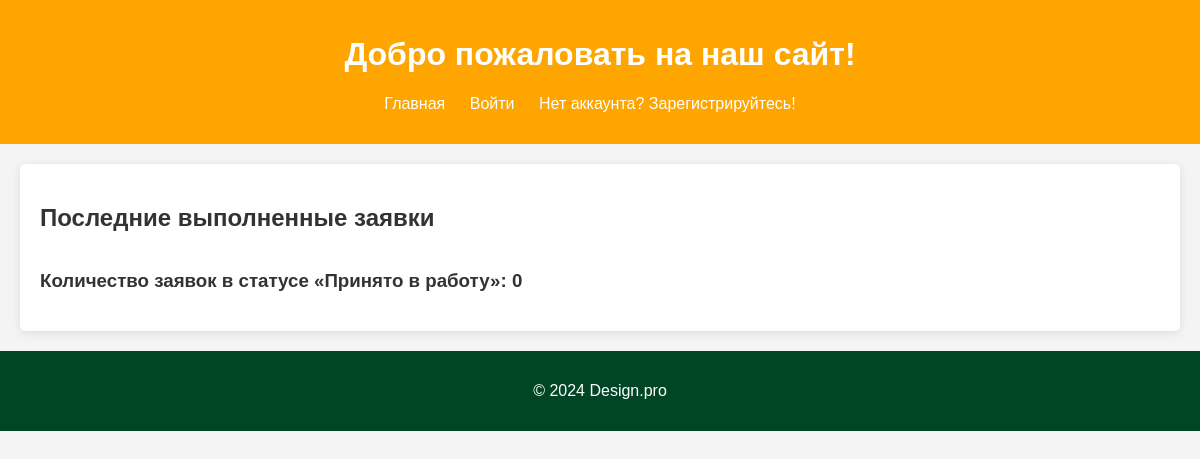
The page /designapp/ on the database as committed earlier.
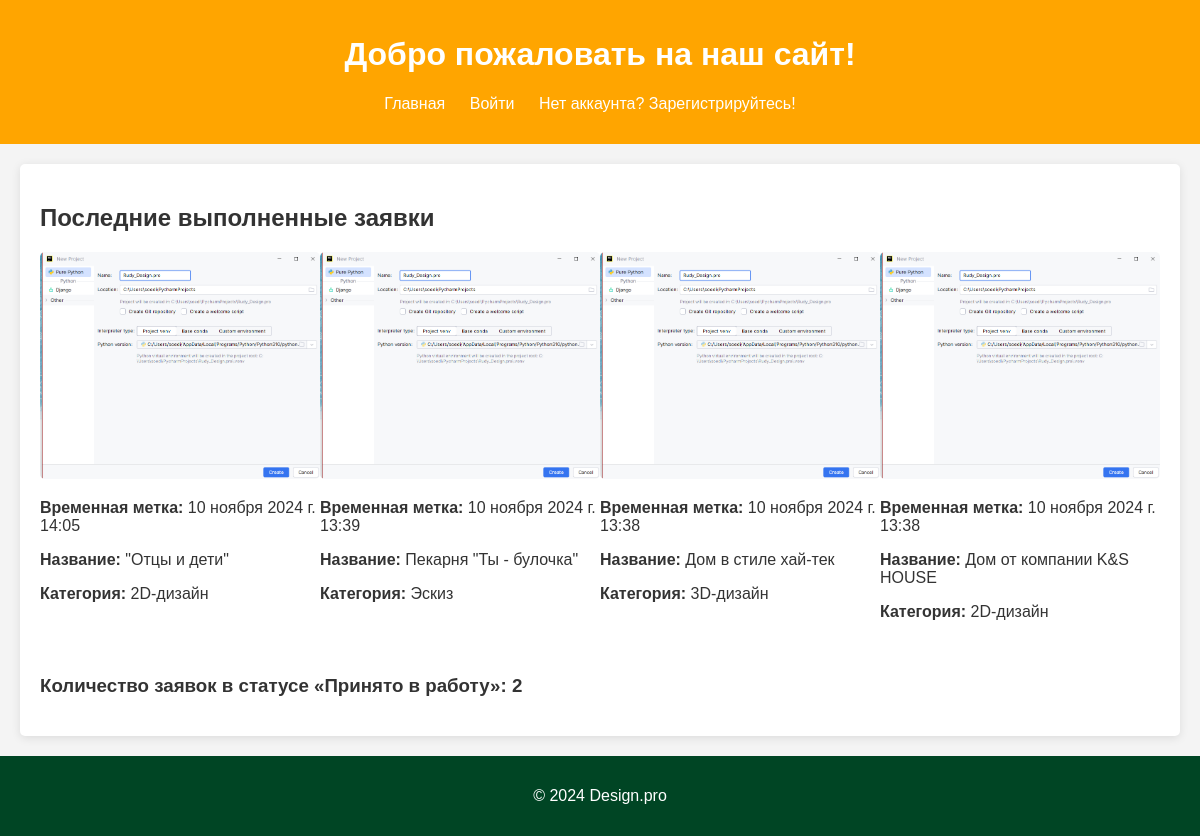
The same page on the database as committed later.
### designapp/models.py (models this page shows, shortened)
class Application(models.Model):
    user = models.ForeignKey(settings.AUTH_USER_MODEL, on_delete=models.CASCADE, related_name='applications')
    timestamp = models.DateTimeField(auto_now_add=True)
    title = models.CharField(max_length=255, blank=False)
    description = models.TextField(blank=False)
    category = models.ForeignKey(Category, on_delete=models.CASCADE)
    status = models.CharField(max_length=50, default='Новая')  # Например, 'Принято в работу', 'Выполнено', 'Новая'
    photo = models.ImageField(upload_to='photos/', null=True, blank=False)
    comment = models.TextField(null=True, blank=False)
    design_image = models.ImageField(upload_to='designs/', null=True, blank=False)

class Category(models.Model):
    name = models.CharField(max_length=100)
    def __str__(self):
        return self.name

### designapp/views.py (the view)
# urls.py: path('', views.index, name='index'),
def index(request):
    applications = Application.objects.filter(status='Выполнено').order_by('-timestamp')[:4]  # Получаем последние 4 выполненные заявки
    accepted_count = Application.objects.filter(status='Принято в работу').count()  # Подсчет заявок в статусе "Принято в работу"
    context = {
        'applications': applications,
        'accepted_count': accepted_count,
    }
    return render(request, 'designapp/index.html', context)

### designapp/templates/designapp/index.html (shortened to what this page needs)
{% extends "base.html" %}
{% block content %}
<h2>Последние выполненные заявки</h2>
<div class="applications">
    {% for application in applications %}
    <div class="application">
        <img src="{{ application.photo.url }}" alt="{{ application.title }}">
        <p><strong>Временная метка:</strong> {{ application.timestamp }}</p>
        <p><strong>Название:</strong> {{ application.title }}</p>
        <p><strong>Категория:</strong> {{ application.category }}</p>
    </div>
    {% endfor %}
</div>
<div class="counter">
    <h3>Количество заявок в статусе «Принято в работу»: <span id="accepted-count">{{ accepted_count }}</span></h3>
            </div>
{% endblock %}

### designapp/templates/base.html (shortened to what this page needs)
<!DOCTYPE html>
<html lang="ru">
<head>
    {% load static %}
    <link rel="stylesheet" href="{% static 'css/style.css' %}">
</head>
<body>
    <header>
        <h1>Добро пожаловать на наш сайт!</h1>
        <nav>
            <ul>
                <li><a href="{% url 'designapp:index' %}">Главная</a></li>
                {% if user.is_authenticated %}
                {% if user.is_superuser %}
                <li><a href="{% url 'designapp:admin-profile' %}">Личный кабинет администратора</a></li>
                {% else %}
                <li><a href="{% url 'designapp:profile' %}">Личный кабинет</a></li>
                {% endif %}
                <form method="post" action="{% url 'designapp:logout' %}">
                    {% csrf_token %}
                    <button type="submit">Выйти</button>
                </form>
                {% else %}
                <li><a href="{% url 'designapp:login' %}">Войти</a></li>
                <li>Нет аккаунта? <a href="{% url 'designapp:register' %}">Зарегистрируйтесь!</a></li>
                {% endif %}
            </ul>
        </nav>
    </header>
    <div class="container">
        <main>
            {% block content %}{% endblock %}
        </main>
    </div>
    <footer>
        <p>&copy; 2024 Design.pro</p>
    </footer>
</body>
</html>

### designapp/static/css/style.css (style rules this page uses)
body { font-family: Arial, sans-serif; margin: 0; padding: 0; background-color: #f4f4f4; color: #333; }
header { background-color: #FFA500; color: #fff; padding: 15px 20px; text-align: center; }
nav ul { list-style-type: none; padding: 0; }
nav ul li { display: inline; margin-right: 20px; }
nav ul li a { color: #fff; text-decoration: none; }
.container { display: flex; margin: 20px; }
main { flex: 3; padding: 20px; background-color: #fff; border-radius: 5px; box-shadow: 0 2px 10px rgba(0, 0, 0, 0.1); }
.applications { display: flex; justify-content: space-evenly; }
.application { margin-bottom: 20px; display: inline-block; }
.application img { max-width: 100%; height: auto; border-radius: 5px; }
footer { text-align: center; padding: 15px; background-color: #004524; color: white; position: relative; }

Rows that differ between the two databases and show on the page:
added Application: photo (picture), timestamp "10 ноября 2024 г. 14:05", title "\"Отцы и дети\"", category "2D-дизайн"
added Application: photo (picture), timestamp "10 ноября 2024 г. 13:39", title "Пекарня \"Ты - булочка\"", category "Эскиз"
added Application: photo (picture), timestamp "10 ноября 2024 г. 13:38", title "Дом в стиле хай-тек", category "3D-дизайн"
added Application: photo (picture), timestamp "10 ноября 2024 г. 13:38", title "Дом от компании K&S HOUSE", category "2D-дизайн"
Other text that changed with them:
{{ accepted_count }}: "0" → "2"
